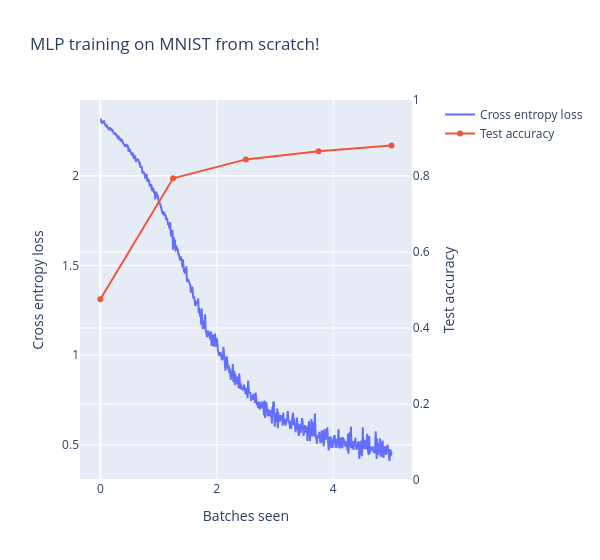

Notebook cell for this chart:
### Code cell
def train(
    model: MLP,
    train_loader: DataLoader,
    optimizer: SGD,
    epoch: int,
    train_loss_list: list | None = None,
):
    print(f"Epoch: {epoch}")
    progress_bar = tqdm(train_loader)
    for data, target in progress_bar:
        data, target = Tensor(data.numpy()), Tensor(target.numpy())
        optimizer.zero_grad()
        output = model(data)
        loss = cross_entropy(output, target).sum() / len(output)
        loss.backward()
        progress_bar.set_description(f"Train set: Avg loss: {loss.item():.3f}")
        optimizer.step()
        if train_loss_list is not None:
            train_loss_list.append(loss.item())


def test(model: MLP, test_loader: DataLoader, test_accuracy_list: list | None = None):
    test_loss = 0
    test_accuracy = 0
    with NoGrad():
        for data, target in test_loader:
            data, target = Tensor(data.numpy()), Tensor(target.numpy())
            output: Tensor = model(data)
            test_loss += cross_entropy(output, target).sum().item()
            pred = output.argmax(dim=1, keepdim=True)
            test_accuracy += (pred == target.reshape(pred.shape)).sum().item()
    n_data = len(test_loader.dataset)
    test_loss /= n_data
    print(f"Test set:  Avg loss: {test_loss:.3f}, Accuracy: {test_accuracy}/{n_data} ({test_accuracy / n_data:.1%})")
    if test_accuracy_list is not None:
        test_accuracy_list.append(test_accuracy / n_data)


num_epochs = 5
model = MLP()
start = time.time()
train_loss_list = []
test_accuracy_list = []
optimizer = SGD(model.parameters(), lr=0.01)
for epoch in range(num_epochs):
    train(model, train_loader, optimizer, epoch, train_loss_list)
    test(model, test_loader, test_accuracy_list)

print(f"\nCompleted in {time.time() - start: .2f}s")

line(
    [train_loss_list, test_accuracy_list],
    x_max=num_epochs,
    yaxis2_range=[0, 1],
    use_secondary_yaxis=True,
    labels={"x": "Batches seen", "y1": "Cross entropy loss", "y2": "Test accuracy"},
    title="MLP training on MNIST from scratch!",
    width=600,
)

### Figure 1 — Plotly figure (JSON) as saved in the notebook; plotly's stock layout.template omitted (floating-point values rounded to 4 significant figures; data arrays with more than 128 entries replaced by an {"elided": "..."} marker saying what was removed)
{"data": [{"name": "Cross entropy loss", "type": "scatter", "x": {"elided": "590 float values"}, "xaxis": "x", "y": {"elided": "590 float values"}, "yaxis": "y"}, {"name": "Test accuracy", "type": "scatter", "x": [0.0, 1.25, 2.5, 3.75, 5.0], "xaxis": "x", "y": [0.4755, 0.794, 0.8437, 0.865, 0.8803], "yaxis": "y2"}], "layout": {"hovermode": "x unified", "title": {"text": "MLP training on MNIST from scratch!"}, "width": 600, "xaxis": {"anchor": "y", "domain": [0, 0.94], "title": {"text": "Batches seen"}}, "yaxis": {"anchor": "x", "domain": [0, 1], "title": {"text": "Cross entropy loss"}}, "yaxis2": {"anchor": "x", "overlaying": "y", "range": [0, 1], "side": "right", "title": {"text": "Test accuracy"}}}}
